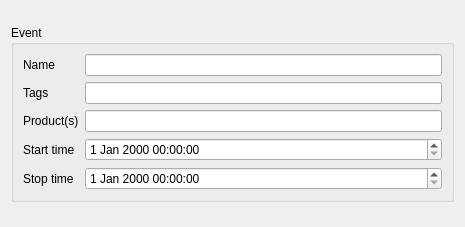
<?xml version="1.0" encoding="UTF-8"?>
<ui version="4.0">
 <class>EventEditor</class>
 <widget class="QWidget" name="EventEditor">
  <property name="geometry">
   <rect>
    <x>0</x>
    <y>0</y>
    <width>465</width>
    <height>227</height>
   </rect>
  </property>
  <property name="sizePolicy">
   <sizepolicy hsizetype="Preferred" vsizetype="Maximum">
    <horstretch>0</horstretch>
    <verstretch>0</verstretch>
   </sizepolicy>
  </property>
  <property name="windowTitle">
   <string>Form</string>
  </property>
  <layout class="QVBoxLayout" name="verticalLayout">
   <item>
    <widget class="QGroupBox" name="groupBox_3">
     <property name="sizePolicy">
      <sizepolicy hsizetype="Preferred" vsizetype="Maximum">
       <horstretch>0</horstretch>
       <verstretch>0</verstretch>
      </sizepolicy>
     </property>
     <property name="title">
      <string>Event</string>
     </property>
     <layout class="QVBoxLayout" name="verticalLayout_3">
      <item>
       <layout class="QFormLayout" name="formLayout_3">
        <item row="0" column="0">
         <widget class="QLabel" name="label_5">
          <property name="text">
           <string>Name</string>
          </property>
         </widget>
        </item>
        <item row="1" column="0">
         <widget class="QLabel" name="label_6">
          <property name="text">
           <string>Tags</string>
          </property>
         </widget>
        </item>
        <item row="2" column="0">
         <widget class="QLabel" name="label_7">
          <property name="text">
           <string>Product(s)</string>
          </property>
         </widget>
        </item>
        <item row="3" column="0">
         <widget class="QLabel" name="label_8">
          <property name="text">
           <string>Start time</string>
          </property>
         </widget>
        </item>
        <item row="4" column="0">
         <widget class="QLabel" name="label_9">
          <property name="text">
           <string>Stop time</string>
          </property>
         </widget>
        </item>
        <item row="3" column="1">
         <widget class="QDateTimeEdit" name="StartTime"/>
        </item>
        <item row="4" column="1">
         <widget class="QDateTimeEdit" name="StopTime"/>
        </item>
        <item row="0" column="1">
         <widget class="QLineEdit" name="EventName"/>
        </item>
        <item row="1" column="1">
         <widget class="QLineEdit" name="Tags"/>
        </item>
        <item row="2" column="1">
         <widget class="QLineEdit" name="Products"/>
        </item>
       </layout>
      </item>
     </layout>
    </widget>
   </item>
  </layout>
 </widget>
 <resources/>
 <connections/>
</ui>
